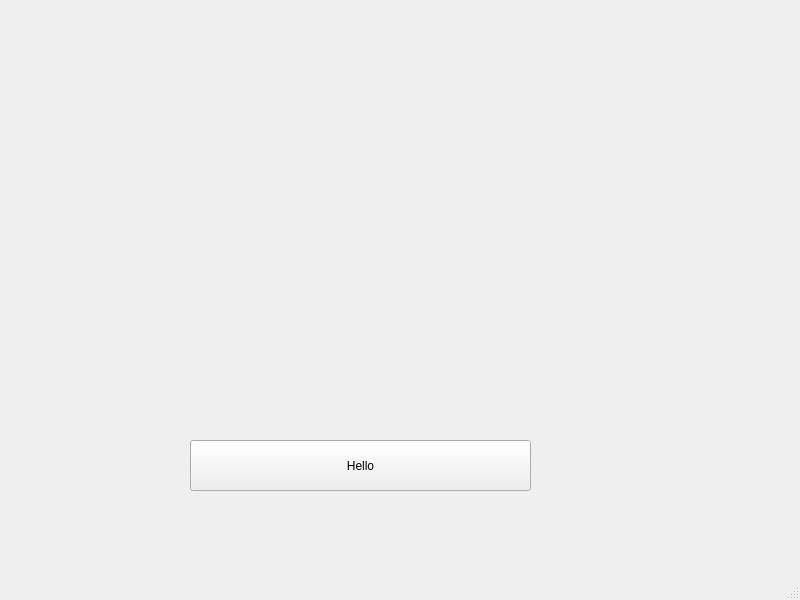
<?xml version="1.0" encoding="UTF-8"?>
<ui version="4.0">
 <class>MainWindow</class>
 <widget class="QMainWindow" name="MainWindow">
  <property name="geometry">
   <rect>
    <x>0</x>
    <y>0</y>
    <width>800</width>
    <height>600</height>
   </rect>
  </property>
  <property name="windowTitle">
   <string>MainWindow</string>
  </property>
  <widget class="QWidget" name="centralwidget">
   <widget class="QPushButton" name="Hellobtn">
    <property name="geometry">
     <rect>
      <x>190</x>
      <y>440</y>
      <width>341</width>
      <height>51</height>
     </rect>
    </property>
    <property name="text">
     <string>Hello</string>
    </property>
   </widget>
  </widget>
  <widget class="QMenuBar" name="menubar">
   <property name="geometry">
    <rect>
     <x>0</x>
     <y>0</y>
     <width>800</width>
     <height>21</height>
    </rect>
   </property>
  </widget>
  <widget class="QStatusBar" name="statusbar"/>
 </widget>
 <resources/>
 <connections/>
</ui>
